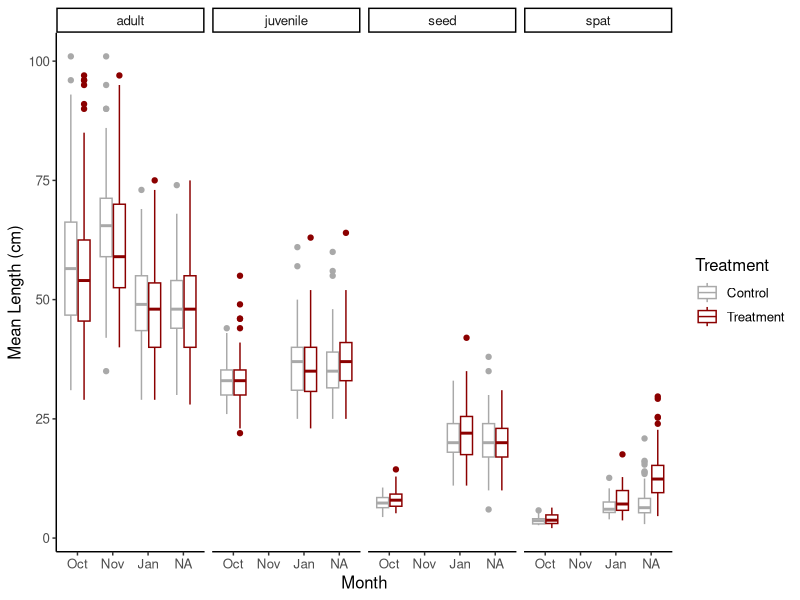
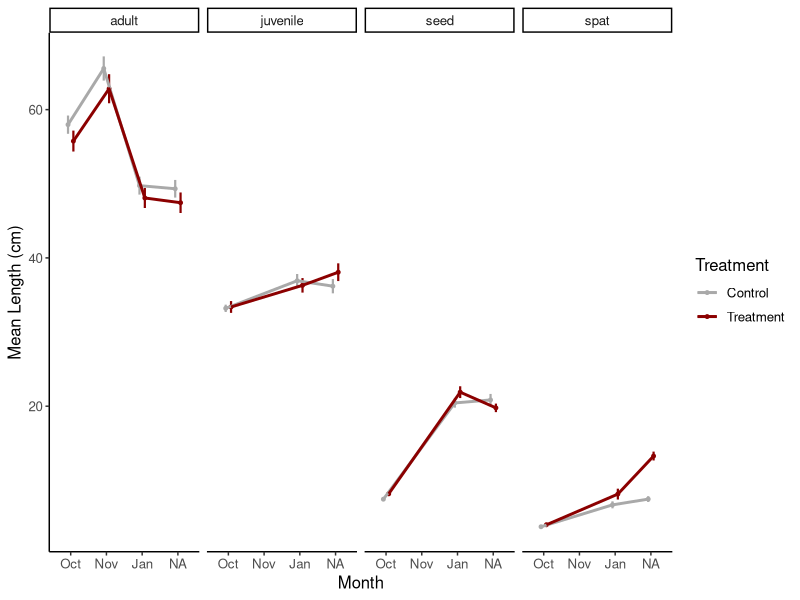
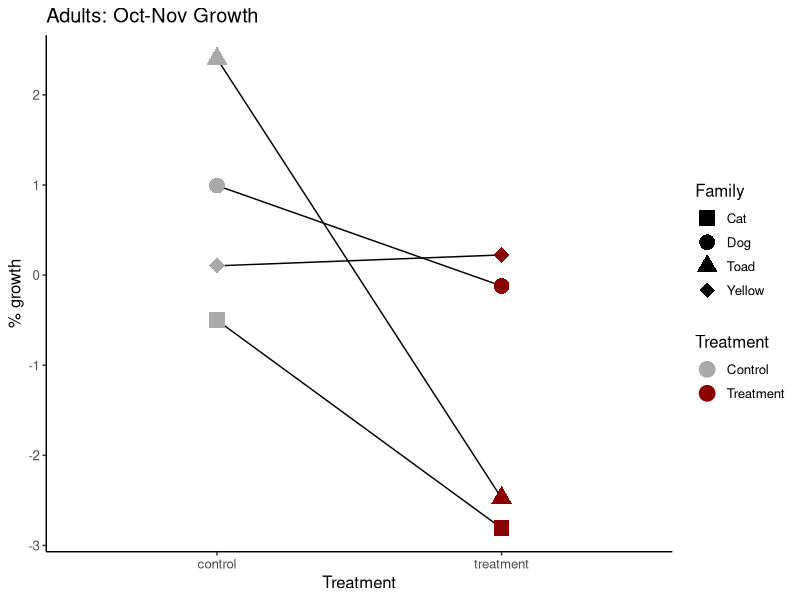
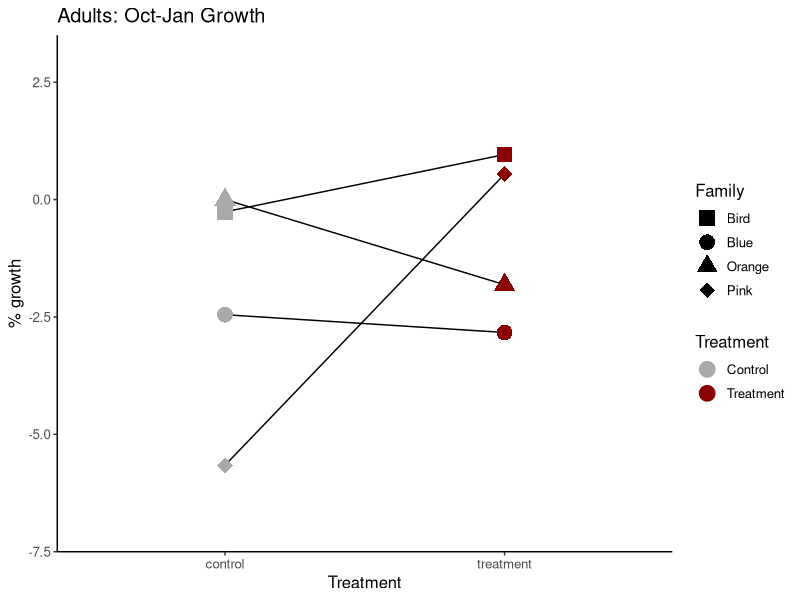
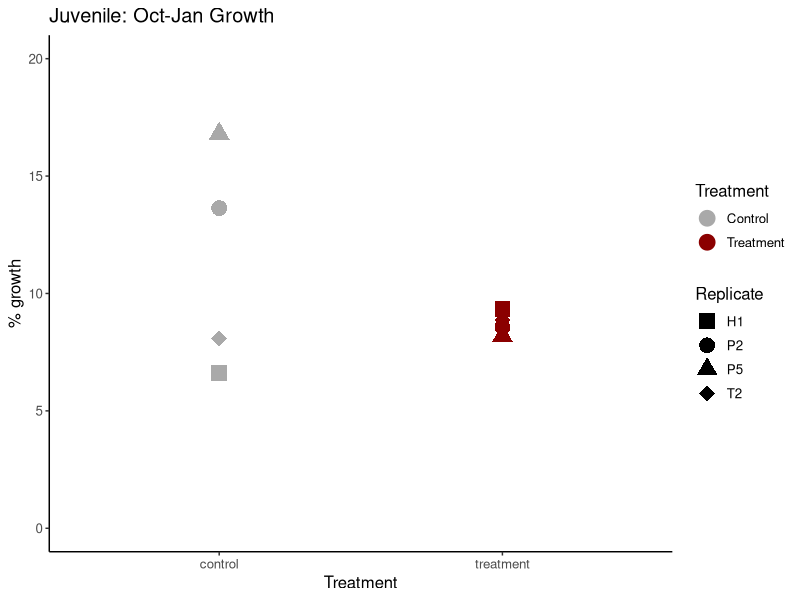
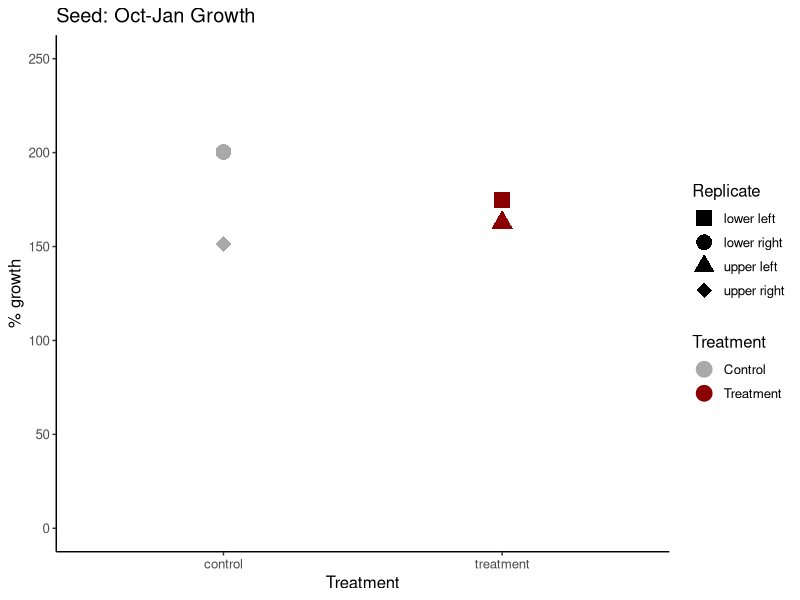
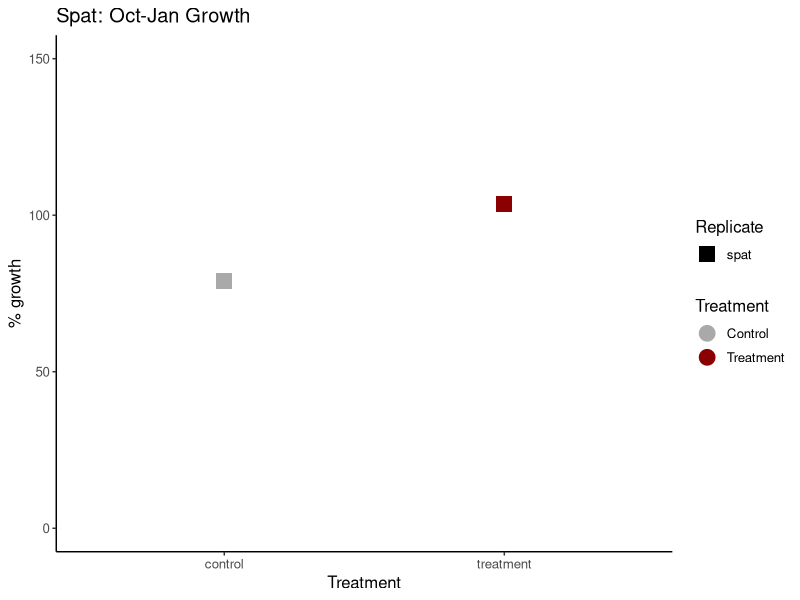
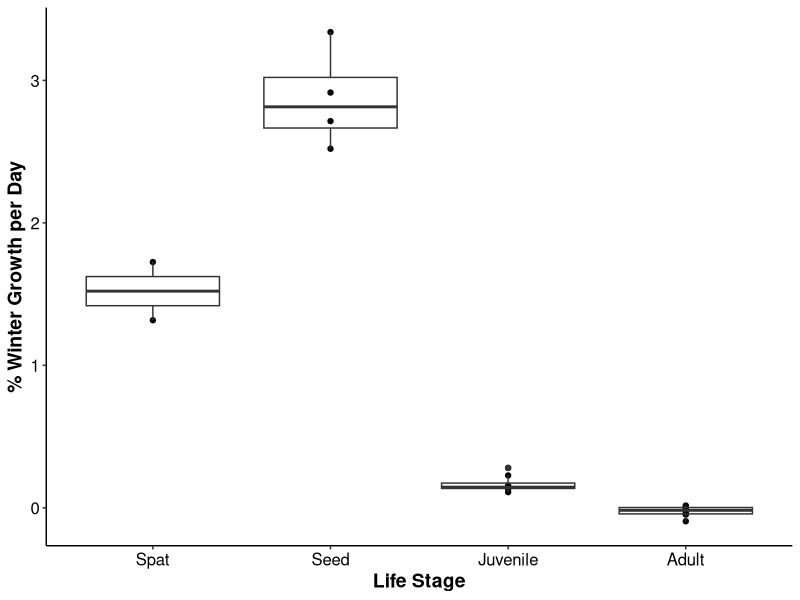

Reproduce these figures in R, in order.
## ---- chunk 1
knitr::opts_chunk$set(echo = TRUE, warning = FALSE, message = FALSE)
## ---- chunk 2
library(tidyverse)
library(ggplot2)
## ---- chunk 3
growth<-read_csv("lifestage_carryover/data/size/gigas-lengths.csv")

growth<-growth%>%
  rename(tag=`tag...1`)%>%
  select(tag, `life-stage`, `init-treat`, label, month, length)%>%
  rename(lifestage=`life-stage`, treatment=`init-treat`)

growth$month<-factor(growth$month, levels=c("Oct", "Nov", "Jan"))
## ---- chunk 4
plot<-growth%>%
  
  ggplot(aes(color=treatment, x=month, y=length))+
  geom_boxplot()+
  facet_grid(~lifestage)+
  ylab("Mean Length (cm)")+
  xlab("Month")+
  scale_color_manual(values=c("darkgray", "darkred"), name="Treatment", labels=c("Control", "Treatment"))+
  theme_classic()+
  theme(
    text=element_text(size=12, color="black")
  );plot

ggsave(plot=plot, "lifestage_carryover/output/size/mean_lengths_box.png", width=7, height=4)
## ---- chunk 5
plot2<-growth%>%
  group_by(treatment, month, lifestage)%>%
  summarise(mean=mean(length, na.rm=TRUE), se=sd(length, na.rm=TRUE)/sqrt(length(length)))%>%
  
  ggplot(aes(color=treatment, x=month, y=mean))+
  geom_point(aes(group=interaction(treatment, lifestage)), position=position_dodge(0.3), size=1)+
  geom_errorbar(aes(ymin=mean-se, ymax=mean+se), width=0, position=position_dodge(0.3), linewidth=0.75)+
  geom_line(aes(group=treatment), position=position_dodge(0.3), linewidth=1)+
  facet_grid(~lifestage)+
  ylab("Mean Length (cm)")+
  xlab("Month")+
  scale_color_manual(values=c("darkgray", "darkred"), name="Treatment", labels=c("Control", "Treatment"))+
  theme_classic()+
  theme(
    text=element_text(size=12, color="black")
  );plot2

ggsave(plot=plot2, "lifestage_carryover/output/size/mean_lengths.png", width=7, height=4)
## ---- chunk 6
model<-aov(length~lifestage*month*treatment, data=growth)
summary(model)

## ---- chunk 7
replicates<-growth%>%
  group_by(treatment, month, lifestage, tag)%>%
  summarise(mean=mean(length, na.rm=TRUE))%>%
  pivot_wider(names_from=month, values_from=mean)%>%
  mutate(perc_growth_Nov=((Nov-Oct)/Oct)*100)%>%
  mutate(perc_growth_Jan=((Jan-Oct)/Oct)*100)
## ---- chunk 8
plot3<-replicates%>%
  select(treatment, lifestage, tag, perc_growth_Nov)%>%
  drop_na()%>%
  droplevels()%>%
  
  ggplot(aes(color=treatment, x=treatment, y=perc_growth_Nov, shape=tag))+
  geom_line(aes(group=tag), color="black")+
  geom_point(aes(group=interaction(treatment, lifestage)), position=position_dodge(0.3), size=5)+
  ylab("% growth")+
  xlab("Treatment")+
  scale_color_manual(values=c("darkgray", "darkred"), name="Treatment", labels=c("Control", "Treatment"))+
  scale_shape_manual(name="Family", values=c(15, 16, 17, 18))+
  ggtitle("Adults: Oct-Nov Growth")+
  theme_classic()+
  theme(
    text=element_text(size=12, color="black")
  );plot3

ggsave(plot=plot3, "lifestage_carryover/output/size/adults_Nov_percent_growth.png", width=4, height=4)
## ---- chunk 9
model<-replicates%>%
  select(treatment, lifestage, tag, perc_growth_Nov)%>%
  drop_na()%>%
  droplevels()%>%
  
  aov(perc_growth_Nov~treatment, data=.)

summary(model)
## ---- chunk 10
plot4<-replicates%>%
  select(treatment, lifestage, tag, perc_growth_Jan)%>%
  filter(lifestage=="adult")%>%
  drop_na()%>%
  droplevels()%>%
  
  ggplot(aes(color=treatment, x=treatment, y=perc_growth_Jan, shape=tag))+
  geom_line(aes(group=tag), color="black")+
  geom_point(aes(group=interaction(treatment, lifestage)), position=position_dodge(0.3), size=5)+
  ylab("% growth")+
  xlab("Treatment")+
  scale_color_manual(values=c("darkgray", "darkred"), name="Treatment", labels=c("Control", "Treatment"))+
  ylim(-7, 3)+
  scale_shape_manual(name="Family", values=c(15, 16, 17, 18))+
  ggtitle("Adults: Oct-Jan Growth")+
  theme_classic()+
  theme(
    text=element_text(size=12, color="black")
  );plot4

ggsave(plot=plot4, "lifestage_carryover/output/size/adults_Jan_percent_growth.png", width=4, height=4)
## ---- chunk 11
plot5<-replicates%>%
  select(treatment, lifestage, tag, perc_growth_Jan)%>%
  filter(lifestage=="juvenile")%>%
  drop_na()%>%
  droplevels()%>%
  
  ggplot(aes(color=treatment, x=treatment, y=perc_growth_Jan, shape=tag))+
  geom_point(aes(group=interaction(treatment, lifestage)), position=position_dodge(0.3), size=5)+
  ylab("% growth")+
  xlab("Treatment")+
  scale_color_manual(values=c("darkgray", "darkred"), name="Treatment", labels=c("Control", "Treatment"))+
  scale_shape_manual(name="Replicate", values=c(15, 16, 17, 18))+
  ggtitle("Juvenile: Oct-Jan Growth")+
  theme_classic()+
  ylim(0,20)+
  theme(
    text=element_text(size=12, color="black")
  );plot5

ggsave(plot=plot5, "lifestage_carryover/output/size/juvenile_Jan_percent_growth.png", width=4, height=4)
## ---- chunk 12
plot6<-replicates%>%
  select(treatment, lifestage, tag, perc_growth_Jan)%>%
  filter(lifestage=="seed")%>%
  drop_na()%>%
  droplevels()%>%
  
  ggplot(aes(color=treatment, x=treatment, y=perc_growth_Jan, shape=tag))+
  #geom_line(aes(group=tag), color="black")+
  geom_point(aes(group=interaction(treatment, lifestage)), position=position_dodge(0.3), size=5)+
  ylab("% growth")+
  xlab("Treatment")+
  scale_color_manual(values=c("darkgray", "darkred"), name="Treatment", labels=c("Control", "Treatment"))+
  scale_shape_manual(name="Replicate", values=c(15, 16, 17, 18))+
  ggtitle("Seed: Oct-Jan Growth")+
  theme_classic()+
  ylim(0,250)+
  theme(
    text=element_text(size=12, color="black")
  );plot6

ggsave(plot=plot6, "lifestage_carryover/output/size/seed_Jan_percent_growth.png", width=4, height=4)
## ---- chunk 13
plot7<-replicates%>%
  select(treatment, lifestage, tag, perc_growth_Jan)%>%
  filter(lifestage=="spat")%>%
  drop_na()%>%
  droplevels()%>%
  
  ggplot(aes(color=treatment, x=treatment, y=perc_growth_Jan, shape=tag))+
  #geom_line(aes(group=tag), color="black")+
  geom_point(aes(group=interaction(treatment, lifestage)), position=position_dodge(0.3), size=5)+
  ylab("% growth")+
  xlab("Treatment")+
  scale_color_manual(values=c("darkgray", "darkred"), name="Treatment", labels=c("Control", "Treatment"))+
  scale_shape_manual(name="Replicate", values=c(15, 16, 17, 18))+
  ggtitle("Spat: Oct-Jan Growth")+
  theme_classic()+
  ylim(0,150)+
  theme(
    text=element_text(size=12, color="black")
  );plot7

ggsave(plot=plot7, "lifestage_carryover/output/size/spat_Jan_percent_growth.png", width=4, height=4)
## ---- chunk 14
model<-replicates%>%
  select(treatment, lifestage, tag, perc_growth_Jan)%>%
  drop_na()%>%
  droplevels()%>%
  
  aov(perc_growth_Jan~treatment*lifestage, data=.)

summary(model)
## ---- chunk 15
replicates<-replicates%>%
  mutate(perc_growth_day=perc_growth_Jan/60)
## ---- chunk 16
plot8<-replicates%>%
  select(treatment, lifestage, tag, perc_growth_day)%>%
  #filter(treatment=="control")%>%
  drop_na()%>%
  droplevels()%>%
  
  ggplot(aes(x=lifestage, y=perc_growth_day))+
  geom_point()+
  geom_boxplot(fill=NA)+
  ylab("% Winter Growth per Day")+
  xlab("Life Stage")+
  scale_x_discrete(limits=c("spat", "seed", "juvenile", "adult"), labels=c("Spat", "Seed", "Juvenile", "Adult"))+
  theme_classic()+
  theme(
    text=element_text(size=12, color="black"), 
    axis.text=element_text(size=12, color="black"), 
    axis.title=element_text(size=14, color="black", face="bold")
  );plot8

ggsave(plot=plot8, "lifestage_carryover/output/size/lifestage_growth.png", width=5, height=4)
